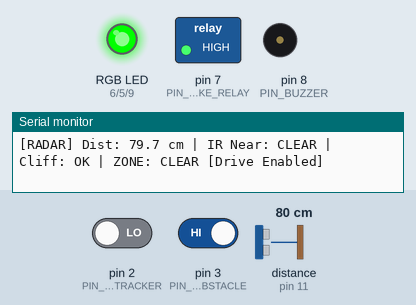
Recording of a sketch running on a simulated Arduino Uno, built with avr-gcc and run on an emulated ATmega328P. On the bench: switched loads named in the sketch (green lamp = pin HIGH), an RGB LED mixed from three pins (HIGH = lit), buzzer (waves = sounding), the last lines printed to the serial monitor. Wiring (inferred from the names in the program): ultrasonic range finder: trigger pin 12; echo pin 11. Inputs (shaded band) come from the test bench; at power-on: distance to the obstacle (sensor on pin 11) 80 cm, pin 2 (PIN_CLIFF_TRACKER) LOW, pin 3 (PIN_IR_OBSTACLE) HIGH. The echo pulse lasts 58.3 µs per cm; pins used as bus, display or sensor lines are not drawn.

Above: at 1.2 s.
1.3 s: distance to the obstacle (sensor on pin 11) set to 38 cm
3.0 s: distance to the obstacle (sensor on pin 11) set to 32 cm
At 3.66 s:
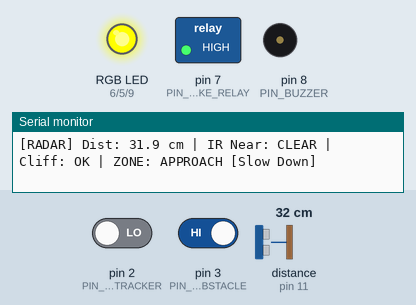
6.0 s: pin 2 (PIN_CLIFF_TRACKER) driven HIGH
At 6.9 s:
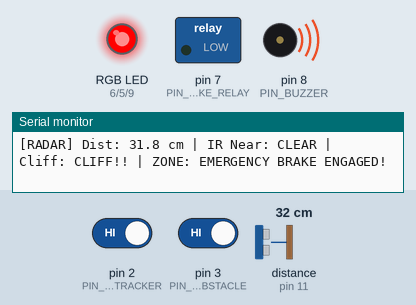
7.5 s: pin 3 (PIN_IR_OBSTACLE) driven LOW
9.3 s: pin 2 (PIN_CLIFF_TRACKER) driven LOW
11.4 s: pin 3 (PIN_IR_OBSTACLE) driven HIGH
At 11.6 s:
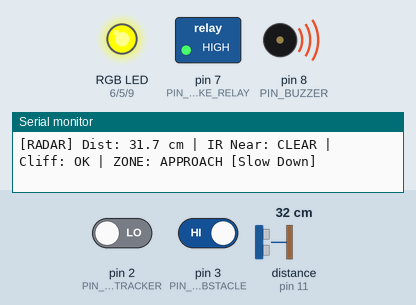
Timing chart, 0 to 15.4 s (numbered marks = the images above; inputs shaded):
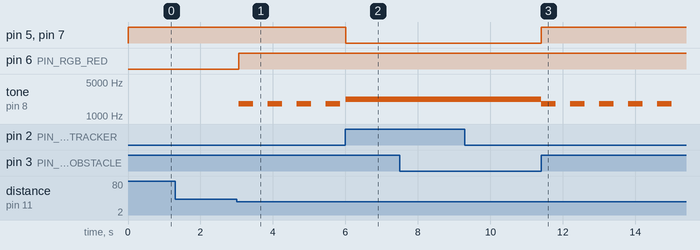

Measured:
- the behaviour switches between 36 and 35 cm on distance to the obstacle (sensor on pin 11) (found by bisection; images 0 and 1)
- after the input at 3.0 s, pin 6 (PIN_RGB_RED): LOW → HIGH after 0.06 s; tone on pin 8 (PIN_BUZZER): alternates 1800 Hz for 0.40 s and silent for 0.40 s, starting after 0.06 s
- after the input at 6.0 s, pin 5 (PIN_RGB_GREEN), pin 7 (PIN_BRAKE_RELAY): HIGH → LOW at once
- after the input at 11.4 s, pin 5 (PIN_RGB_GREEN), pin 7 (PIN_BRAKE_RELAY): LOW → HIGH at once; tone on pin 8 (PIN_BUZZER): alternates 1800 Hz for 0.40 s and silent for 0.40 s, starting at once

The sketch:

Project_03_Autonomous_Proximity_Radar_Ultrasonic_IR_Encoder.ino
```cpp
/*
 * Project 3: Autonomous Proximity Radar & Dual-Domain Anti-Collision System
 * -------------------------------------------------------------------------
 * Target Board: Arduino Uno (ATmega328P)
 * Kit: Hosyond 45-in-1 Sensor Kit
 *
 * Fused Sensors:
 *  - Module #45: HC-SR04 Ultrasonic Sensor (Trig D12, Echo D11) - Acoustic ToF Ranging
 *  - Module #29: Infrared Obstacle Avoidance Sensor (Digital D3) - Fast Optical Reflection
 *  - Module #28: Line Tracking Sensor (Digital D2) - Ground Cliff / Drop-Off Sensor
 *
 * Actuators & Indicators:
 *  - Module #01: RGB LED (Pins D6 Red, D5 Green, D9 Blue) - Distance Gradient
 *  - Module #12: Passive Buzzer (Digital D8) - Automotive Variable Pitch Beep
 *  - Module #30: 5V Relay Module (Digital D7) - Emergency Braking / Motor Cutoff
 *
 * Sensor Fusion Principle:
 *  1. Ultrasonic sensors provide metric distance (2cm to 400cm) via acoustic echo time,
 *     but suffer from surface reflection specular angles and sound-absorbing materials.
 *  2. Optical IR sensors respond instantaneously (<1ms) in the close field (1cm to 10cm),
 *     filling ultrasonic near-field blind spots.
 *  3. Ground Line-Tracker acts as a downward cliff sensor to prevent table drop-offs.
 *  4. Fusing both modalities eliminates blind spots and triggers staged safety responses:
 *     - CLEAR (> 35cm): Green LED, Silent, Relay energized (drive enabled)
 *     - APPROACH (20 - 35cm): Cyan/Yellow LED, Slow intermittent beeps (2 Hz)
 *     - WARNING (10 - 20cm): Orange LED, Fast intermittent beeps (8 Hz)
 *     - CRITICAL (< 10cm OR IR Trigger OR Cliff Detected): Red LED, Continuous Tone, Relay TRIP (Emergency Stop)
 */

// ======================== PIN ASSIGNMENTS ========================
const int PIN_US_TRIG       = 12;  // Ultrasonic Trigger
const int PIN_US_ECHO       = 11;  // Ultrasonic Echo
const int PIN_IR_OBSTACLE   = 3;   // Optical IR Obstacle (Active LOW)
const int PIN_CLIFF_TRACKER = 2;   // Ground Cliff Tracker (Active LOW over floor)

// Actuators
const int PIN_RGB_RED       = 6;   // PWM
const int PIN_RGB_GREEN     = 5;   // PWM
const int PIN_RGB_BLUE      = 9;   // PWM
const int PIN_BUZZER        = 8;   // Passive Buzzer (tone)
const int PIN_BRAKE_RELAY   = 7;   // 5V Relay for Motor / Brake (Active LOW)

// ==================== ZONES & THRESHOLDS =========================
const float DIST_CLEAR_CM    = 35.0;
const float DIST_WARNING_CM  = 20.0;
const float DIST_CRITICAL_CM = 10.0;

enum RadarZone {
  ZONE_CLEAR,       // Path completely unobstructed
  ZONE_APPROACH,    // Long-distance object detected (35 - 20cm)
  ZONE_WARNING,     // Medium-distance obstacle closing (20 - 10cm)
  ZONE_EMERGENCY    // Critical collision imminent / cliff breach!
};

RadarZone currentZone = ZONE_CLEAR;

// Non-blocking Timing
unsigned long lastRangingTime = 0;
const unsigned long RANGING_INTERVAL = 60; // 60ms between ultrasonic pings (avoids echoes)

unsigned long lastBeepToggleTime = 0;
bool beepState = false;
int beepIntervalMs = 500;

unsigned long lastTelemetryTime = 0;

// Filtered Distance (Exponential Moving Average)
float filteredDistance = 100.0;
const float ALPHA = 0.4; // Filter weight (0.0 to 1.0)

// ======================== HELPER FUNCTIONS =======================
// Trigger Ultrasonic Distance Measurement
float measureUltrasonicDistanceCm() {
  digitalWrite(PIN_US_TRIG, LOW);
  delayMicroseconds(2);
  digitalWrite(PIN_US_TRIG, HIGH);
  delayMicroseconds(10);
  digitalWrite(PIN_US_TRIG, LOW);

  // Measure echo pulse duration (timeout 25ms = max ~4.3 meters)
  unsigned long duration = pulseIn(PIN_US_ECHO, HIGH, 25000);
  if (duration == 0) return 400.0; // Out of range or no echo

  // Speed of sound: 343 m/s = 0.0343 cm/us -> distance = (duration * 0.0343) / 2
  float distance = (duration * 0.0343) / 2.0;
  return distance;
}

// Set RGB LED Color
void setRgbColor(byte r, byte g, byte b) {
  analogWrite(PIN_RGB_RED, r);
  analogWrite(PIN_RGB_GREEN, g);
  analogWrite(PIN_RGB_BLUE, b);
}

// ======================== SETUP ==================================
void setup() {
  Serial.begin(115200);
  while (!Serial && millis() < 3000);

  Serial.println(F("\n======================================================="));
  Serial.println(F("  PROJECT 3: PROXIMITY RADAR & MULTI-SENSOR ANTI-COLLISION"));
  Serial.println(F("======================================================="));

  pinMode(PIN_US_TRIG, OUTPUT);
  pinMode(PIN_US_ECHO, INPUT);
  pinMode(PIN_IR_OBSTACLE, INPUT);
  pinMode(PIN_CLIFF_TRACKER, INPUT);

  pinMode(PIN_RGB_RED, OUTPUT);
  pinMode(PIN_RGB_GREEN, OUTPUT);
  pinMode(PIN_RGB_BLUE, OUTPUT);
  pinMode(PIN_BUZZER, OUTPUT);
  pinMode(PIN_BRAKE_RELAY, OUTPUT);

  // Initial State: Safe drive enabled
  digitalWrite(PIN_BRAKE_RELAY, HIGH); // Relay ready (Active LOW)
  setRgbColor(0, 255, 0);              // Green
  noTone(PIN_BUZZER);

  Serial.println(F("Ultrasonic & Optical Radar online. Scanning perimeter...\n"));
}

// ======================== MAIN LOOP ==============================
void loop() {
  unsigned long currentMillis = millis();

  // 1. Periodic Ranging & Sensor Fusion
  if (currentMillis - lastRangingTime >= RANGING_INTERVAL) {
    lastRangingTime = currentMillis;

    // Read Ultrasonic Sensor with Exponential Filter
    float rawDist = measureUltrasonicDistanceCm();
    filteredDistance = (ALPHA * rawDist) + ((1.0 - ALPHA) * filteredDistance);

    // Read Optical Near-Field IR Obstacle (Active LOW)
    bool irObstacleDetected = (digitalRead(PIN_IR_OBSTACLE) == LOW);

    // Read Ground Cliff Tracker (Active HIGH indicates table edge/drop-off)
    bool cliffDetected = (digitalRead(PIN_CLIFF_TRACKER) == HIGH);

    // 2. Sensor Fusion Zone Determination
    if (cliffDetected || irObstacleDetected || filteredDistance < DIST_CRITICAL_CM) {
      currentZone = ZONE_EMERGENCY;
    } else if (filteredDistance < DIST_WARNING_CM) {
      currentZone = ZONE_WARNING;
    } else if (filteredDistance < DIST_CLEAR_CM) {
      currentZone = ZONE_APPROACH;
    } else {
      currentZone = ZONE_CLEAR;
    }

    // 3. Zone Actuation & LED Visualization
    switch (currentZone) {
      case ZONE_CLEAR:
        setRgbColor(0, 255, 0);              // Bright Green
        digitalWrite(PIN_BRAKE_RELAY, HIGH); // Traction motor enabled
        noTone(PIN_BUZZER);
        beepIntervalMs = 0;                  // Silent
        break;

      case ZONE_APPROACH:
        setRgbColor(255, 255, 0);            // Yellow
        digitalWrite(PIN_BRAKE_RELAY, HIGH); // Drive enabled but warning
        beepIntervalMs = 400;                // Slow cadence (2.5 Hz)
        break;

      case ZONE_WARNING:
        setRgbColor(255, 120, 0);            // Orange
        digitalWrite(PIN_BRAKE_RELAY, HIGH); // Drive enabled
        beepIntervalMs = 120;                // Rapid cadence (8 Hz)
        break;

      case ZONE_EMERGENCY:
        setRgbColor(255, 0, 0);              // Solid Red
        digitalWrite(PIN_BRAKE_RELAY, LOW);  // TRIP BRAKE RELAY (Emergency Stop!)
        beepIntervalMs = -1;                 // Continuous solid tone
        tone(PIN_BUZZER, 2200);              // High piercing pitch
        break;
    }

    // 4. Diagnostics Telemetry (Every 250ms)
    if (currentMillis - lastTelemetryTime >= 250) {
      lastTelemetryTime = currentMillis;
      Serial.print(F("[RADAR] Dist: "));
      Serial.print(filteredDistance, 1);
      Serial.print(F(" cm | IR Near: "));
      Serial.print(irObstacleDetected ? F("TRIPPED") : F("CLEAR"));
      Serial.print(F(" | Cliff: "));
      Serial.print(cliffDetected ? F("CLIFF!!") : F("OK"));
      Serial.print(F(" | ZONE: "));

      switch (currentZone) {
        case ZONE_CLEAR:      Serial.println(F("CLEAR [Drive Enabled]")); break;
        case ZONE_APPROACH:   Serial.println(F("APPROACH [Slow Down]")); break;
        case ZONE_WARNING:    Serial.println(F("WARNING [Caution]")); break;
        case ZONE_EMERGENCY:  Serial.println(F("EMERGENCY BRAKE ENGAGED!")); break;
      }
    }
  }

  // 5. Variable Pitch Acoustic Beeper (Non-blocking)
  if (beepIntervalMs > 0) {
    if (currentMillis - lastBeepToggleTime >= (unsigned long)beepIntervalMs) {
      lastBeepToggleTime = currentMillis;
      beepState = !beepState;
      if (beepState) {
        tone(PIN_BUZZER, 1800);
      } else {
        noTone(PIN_BUZZER);
      }
    }
  } else if (beepIntervalMs == 0) {
    noTone(PIN_BUZZER);
  }
}
```
